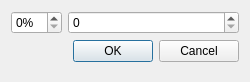
<?xml version="1.0" encoding="UTF-8"?>
<ui version="4.0">
 <class>AddGlobalDiscount</class>
 <widget class="QDialog" name="AddGlobalDiscount">
  <property name="windowModality">
   <enum>Qt::WindowModal</enum>
  </property>
  <property name="geometry">
   <rect>
    <x>0</x>
    <y>0</y>
    <width>250</width>
    <height>82</height>
   </rect>
  </property>
  <property name="windowTitle">
   <string>Form</string>
  </property>
  <layout class="QFormLayout" name="formLayout">
   <item row="0" column="0">
    <widget class="QSpinBox" name="percentsSB">
     <property name="sizePolicy">
      <sizepolicy hsizetype="Fixed" vsizetype="Fixed">
       <horstretch>0</horstretch>
       <verstretch>0</verstretch>
      </sizepolicy>
     </property>
     <property name="suffix">
      <string>%</string>
     </property>
    </widget>
   </item>
   <item row="0" column="1">
    <widget class="QSpinBox" name="valueSB"/>
   </item>
   <item row="1" column="1">
    <widget class="QDialogButtonBox" name="globalDiscBB">
     <property name="standardButtons">
      <set>QDialogButtonBox::Cancel|QDialogButtonBox::Ok</set>
     </property>
    </widget>
   </item>
  </layout>
 </widget>
 <resources/>
 <connections/>
</ui>
